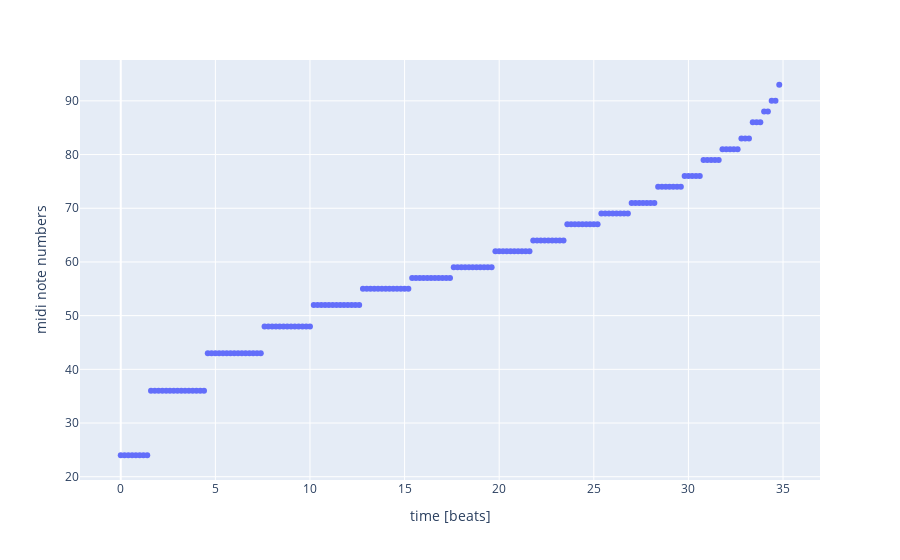

The code cell stored with this chart in its notebook:
### Code cell
midi_data = []
for i in range(impacts):
    note_index = round(map_value(y_data[i], 0, 1, n_notes-1, 0)) #notice choice of polarity: bigger craters are mapped to lower notes
                                                        #we round the result because it's a list index which must be an integer
    midi_data.append(note_midis[note_index])
    

midi_note_num = px.scatter(df,x=t_data, y=midi_data,labels={'x':'time [beats]', 'y':'midi note numbers'})
midi_note_num.show()

### Figure 1 — Plotly figure (JSON) as saved in the notebook; plotly's stock layout.template omitted (floating-point values rounded to 4 significant figures; data arrays with more than 128 entries replaced by an {"elided": "..."} marker saying what was removed)
{"data": [{"hovertemplate": "time [beats]=%{x}<br>midi note numbers=%{y}<extra></extra>", "legendgroup": "", "marker": {"color": "#636efa", "symbol": "circle"}, "mode": "markers", "name": "", "orientation": "v", "showlegend": false, "type": "scatter", "x": {"elided": "175 float values"}, "xaxis": "x", "y": {"elided": "175 int values"}, "yaxis": "y"}], "layout": {"legend": {"tracegroupgap": 0}, "margin": {"t": 60}, "xaxis": {"anchor": "y", "domain": [0, 1], "title": {"text": "time [beats]"}}, "yaxis": {"anchor": "x", "domain": [0, 1], "title": {"text": "midi note numbers"}}}}
